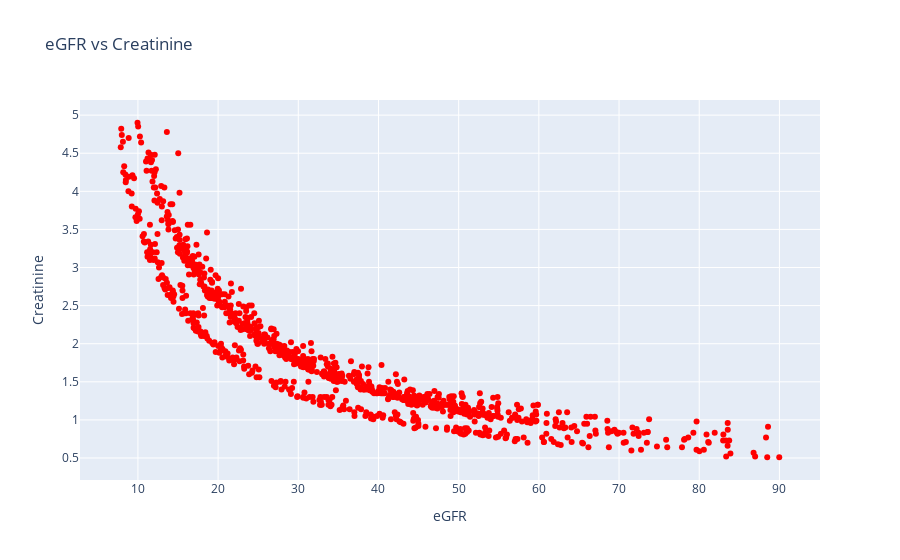

The notebook cell saved with this chart:
### Code cell
# plot the scatterplot of Creatinine & EFGR
## Plot the scatterplot of efgr & ckd_risk
print(data['Creatinine'].corr(data['eGFR']))

fig_s =go.Figure()

fig_s.add_trace(go.Scatter(x=data['eGFR'], y=data['Creatinine'], mode='markers', marker=dict(color='red')))
fig_s.update_layout(title='eGFR vs Creatinine', xaxis_title='eGFR', yaxis_title='Creatinine')
#Display
fig_s.show()

### Figure 1 — Plotly figure (JSON) as saved in the notebook; plotly's stock layout.template omitted (floating-point values rounded to 4 significant figures; data arrays with more than 128 entries replaced by an {"elided": "..."} marker saying what was removed)
{"data": [{"marker": {"color": "red"}, "mode": "markers", "type": "scatter", "x": {"elided": "969 float values"}, "y": {"elided": "969 float values"}}], "layout": {"title": {"text": "eGFR vs Creatinine"}, "xaxis": {"title": {"text": "eGFR"}}, "yaxis": {"title": {"text": "Creatinine"}}}}
